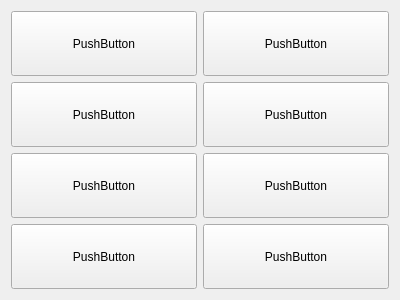
<?xml version="1.0" encoding="UTF-8"?>
<ui version="4.0">
 <class>CoinInserter</class>
 <widget class="QWidget" name="CoinInserter">
  <property name="geometry">
   <rect>
    <x>0</x>
    <y>0</y>
    <width>400</width>
    <height>300</height>
   </rect>
  </property>
  <property name="windowTitle">
   <string>Form</string>
  </property>
  <layout class="QVBoxLayout" name="verticalLayout">
   <item>
    <layout class="QGridLayout" name="gridLayout">
     <item row="0" column="0">
      <widget class="QPushButton" name="pushButton_8">
       <property name="sizePolicy">
        <sizepolicy hsizetype="Minimum" vsizetype="Expanding">
         <horstretch>0</horstretch>
         <verstretch>0</verstretch>
        </sizepolicy>
       </property>
       <property name="text">
        <string>PushButton</string>
       </property>
      </widget>
     </item>
     <item row="0" column="1">
      <widget class="QPushButton" name="pushButton_4">
       <property name="sizePolicy">
        <sizepolicy hsizetype="Minimum" vsizetype="Expanding">
         <horstretch>0</horstretch>
         <verstretch>0</verstretch>
        </sizepolicy>
       </property>
       <property name="text">
        <string>PushButton</string>
       </property>
      </widget>
     </item>
     <item row="1" column="0">
      <widget class="QPushButton" name="pushButton_6">
       <property name="sizePolicy">
        <sizepolicy hsizetype="Minimum" vsizetype="Expanding">
         <horstretch>0</horstretch>
         <verstretch>0</verstretch>
        </sizepolicy>
       </property>
       <property name="text">
        <string>PushButton</string>
       </property>
      </widget>
     </item>
     <item row="1" column="1">
      <widget class="QPushButton" name="pushButton_7">
       <property name="sizePolicy">
        <sizepolicy hsizetype="Minimum" vsizetype="Expanding">
         <horstretch>0</horstretch>
         <verstretch>0</verstretch>
        </sizepolicy>
       </property>
       <property name="text">
        <string>PushButton</string>
       </property>
      </widget>
     </item>
     <item row="2" column="0">
      <widget class="QPushButton" name="pushButton_5">
       <property name="sizePolicy">
        <sizepolicy hsizetype="Minimum" vsizetype="Expanding">
         <horstretch>0</horstretch>
         <verstretch>0</verstretch>
        </sizepolicy>
       </property>
       <property name="text">
        <string>PushButton</string>
       </property>
      </widget>
     </item>
     <item row="2" column="1">
      <widget class="QPushButton" name="pushButton_3">
       <property name="sizePolicy">
        <sizepolicy hsizetype="Minimum" vsizetype="Expanding">
         <horstretch>0</horstretch>
         <verstretch>0</verstretch>
        </sizepolicy>
       </property>
       <property name="text">
        <string>PushButton</string>
       </property>
      </widget>
     </item>
     <item row="3" column="0">
      <widget class="QPushButton" name="pushButton">
       <property name="sizePolicy">
        <sizepolicy hsizetype="Minimum" vsizetype="Expanding">
         <horstretch>0</horstretch>
         <verstretch>0</verstretch>
        </sizepolicy>
       </property>
       <property name="text">
        <string>PushButton</string>
       </property>
      </widget>
     </item>
     <item row="3" column="1">
      <widget class="QPushButton" name="pushButton_2">
       <property name="sizePolicy">
        <sizepolicy hsizetype="Minimum" vsizetype="Expanding">
         <horstretch>0</horstretch>
         <verstretch>0</verstretch>
        </sizepolicy>
       </property>
       <property name="text">
        <string>PushButton</string>
       </property>
      </widget>
     </item>
    </layout>
   </item>
  </layout>
 </widget>
 <resources/>
 <connections/>
</ui>
